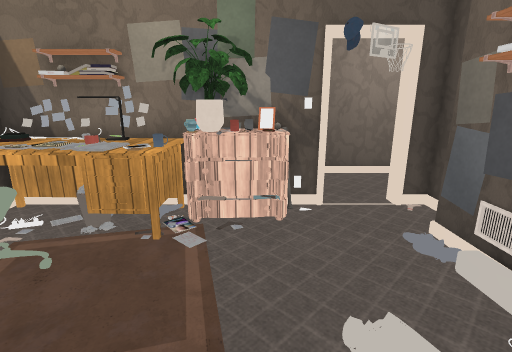
View 1 (above)

14 first-person views from a walk through a 3-D level made in the Unity game engine. The camera is 1.4 m above the floor, tilts 14° down and sees 85° across. Doors are open. The floor is counted in squares, 0.5 m on a side. Each view is taken from the middle of a square. On the plan, view 1 faces up. The plan holds only what a view shows up to about 19 squares ahead; the rest is blank. The place goes on beyond the plan. The player is left out. Some animated figures are left out. Some surface patterns are stand-ins.

View 2
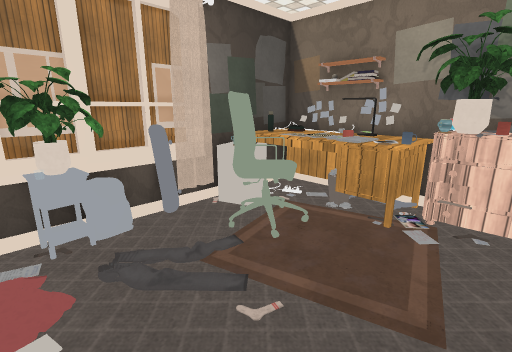

View 3
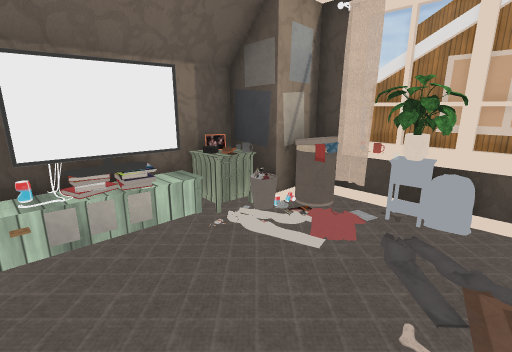

View 4
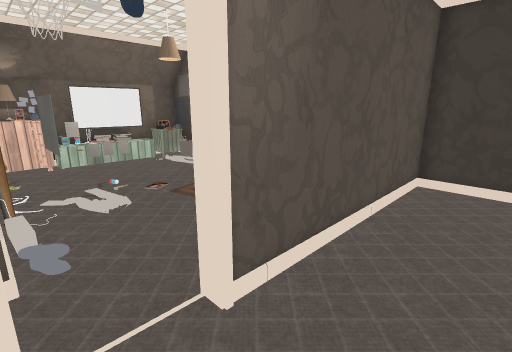

View 5
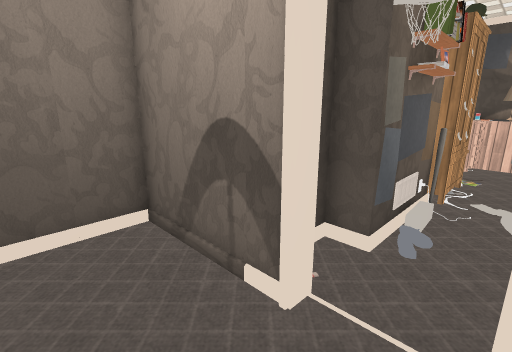

View 6
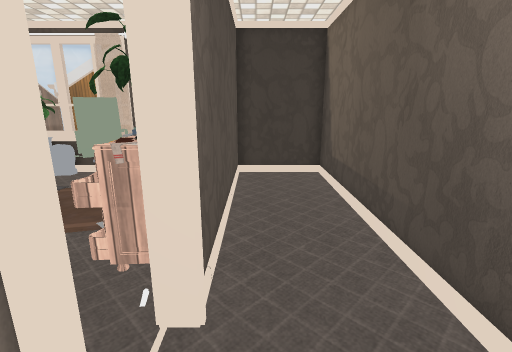

View 7
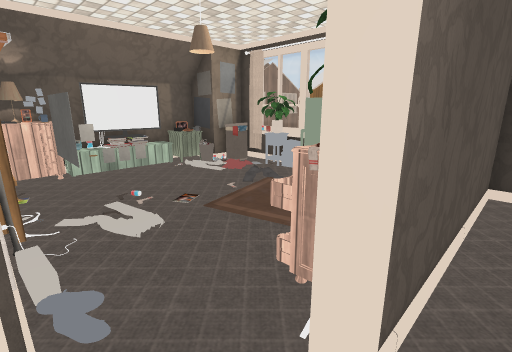

View 8
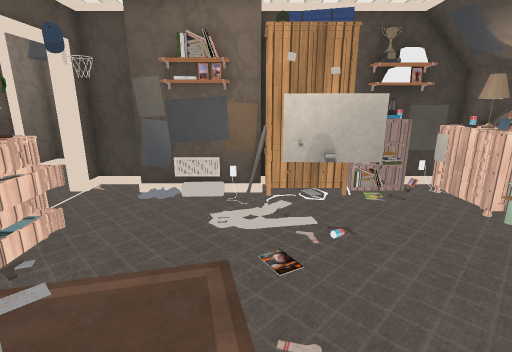

View 9
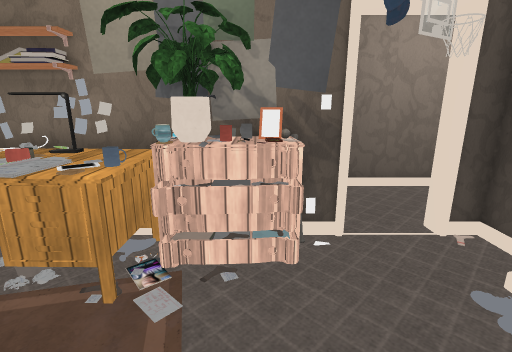

View 10
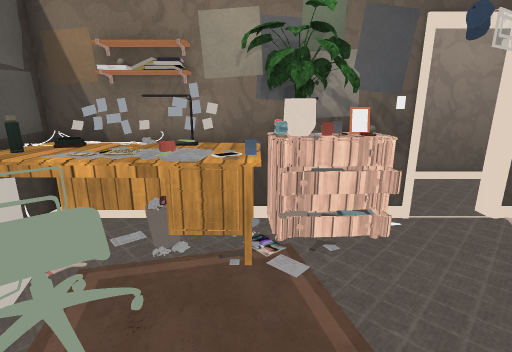

View 11
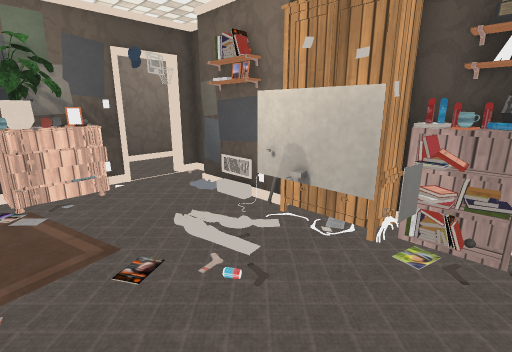

View 12
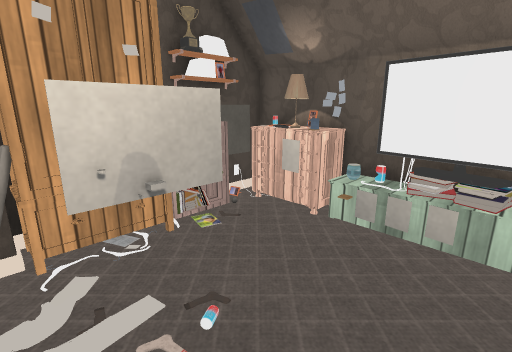

View 13
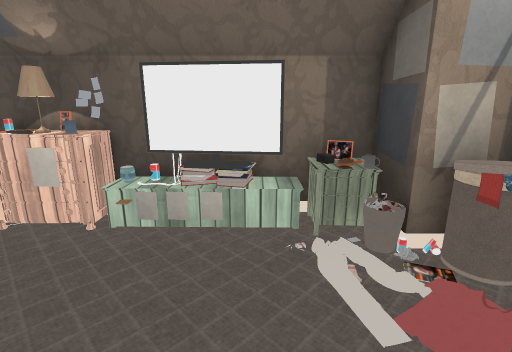

View 14
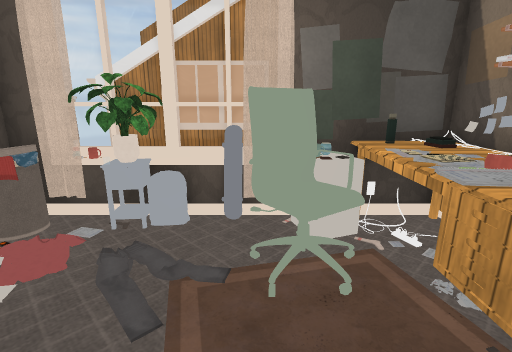

### Floor plan
Key: @ floor where view 1 was taken; # wall or solid block; . floor; D open door; = window, fence, low wall or low ledge; O other object.
Columns run from 8 left of view 1 to 9 right of it. Each row starts with its distance up from view 1.
 12  ################
 11  #..............#
 10  #..............#
  9  #..............##
  8  #OOOO#OOO#D######
  7  OOOOOOOOODDD#
  6  ##OOOOOOO..##
  5  # OOOO.....O
  4 ##OOOO ....OO
  3 ##.OO  .....O
  2 #O..........O#
  1 #OO.......# O
  0 #OO.....@.# O
 -1 #OO.......# OO
 -2 # O........ OO
 -3  ###...==##.OO
 -4    #OOOOO#OOOO
 -5    ###OOOOOOO#

Positions as (right, up) in squares from view 1, and headings:
1: (0, 0), facing up
2: (0, -1), facing up-left
3: (1, 2), facing down-left
4: (4, 11), facing down-left
5: (2, 11), facing down-right
6: (5, 9), facing left
7: (4, 9), facing down-left
8: (-5, 2), facing right
9: (0, 2), facing up
10: (-2, 1), facing up
11: (-2, -3), facing up-right
12: (-2, 2), facing down-right
13: (-2, 2), facing down
14: (0, 3), facing left
